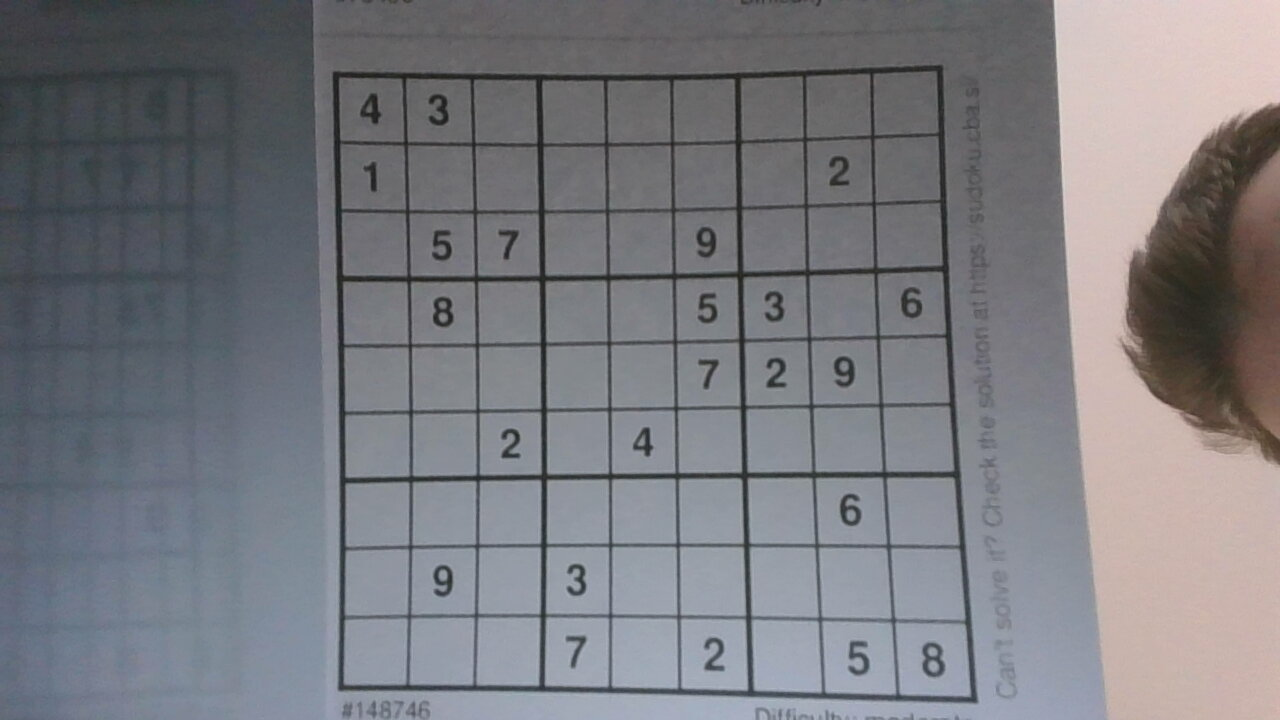
#> input picture app/images/sudoku.jpg, 1280 x 720 px, given in place of the camera
$ python app.py
#> lines starting #> are read from the running program, lines starting #| are printed output that depends on the picture; after the words box and inside, x2 and y2 are one past the last pixel; in counts of white or black regions, pixels touching at a corner belong together
import cv2
import numpy as np
import requests
import json
import sys

from sudoku import Sudoku

def preprocessing(img):
    img = cv2.resize(img, (32, 32))
    img = cv2.cvtColor(img, cv2.COLOR_BGR2GRAY)
    img = cv2.equalizeHist(img)
    img = img / 255
    return img


def predict_digit(img):
    img = preprocessing(img)
    bytes_img = cv2.imencode(".png", img)[1].tobytes()
    response = requests.post("https://sudoku-recognizer.herokuapp.com/predict", data=bytes_img)
    prediction = json.loads(response.content)

    return prediction["digit_predicted"]


# [6 lines left out: function make_image_rectangle, not called in this run]


def process_image(img):
    blur_img = cv2.GaussianBlur(img, (5, 5), 1)
    gray_img = cv2.cvtColor(blur_img, cv2.COLOR_BGR2GRAY)
    canny_img = cv2.Canny(gray_img, 90, 20)

    return cv2.dilate(canny_img, np.ones((5, 5)), iterations=1)


def get_corner_points(dilate_img):
    max_area = 0
    sudoku_points = []

    contours, hierarchy = cv2.findContours(
        dilate_img, cv2.RETR_LIST, cv2.CHAIN_APPROX_SIMPLE)

    for contour in contours:
        area = cv2.contourArea(contour)
        points = cv2.approxPolyDP(contour, 50, 10, True)

        if area > max_area and len(points) == 4:
            sudoku_points = points
            max_area = area

    return sudoku_points


def sort_corner_points(points):
    if len(points) != 4:
        raise ValueError

    x_average = (points[0][0][0] + points[1][0][0] +
                 points[2][0][0] + points[3][0][0]) / 4
    y_average = (points[0][0][1] + points[1][0][1] +
                 points[2][0][1] + points[3][0][1]) / 4

    se = nw = ne = sw = None

    for point in points:
        point = point[0]
        if point[0] > x_average and point[1] > y_average:
            se = point
        elif point[0] < x_average and point[1] < y_average:
            nw = point
        elif point[0] > x_average and point[1] < y_average:
            ne = point
        elif point[0] < x_average and point[1] > y_average:
            sw = point

    return [nw, ne, sw, se]


def transform_perspective(img, points):
    before = np.float32(points)
    after = np.float32([[0, 0], [900, 0], [0, 900], [900, 900]])

    matrix = cv2.getPerspectiveTransform(before, after)
    return cv2.warpPerspective(img, matrix, (900, 900))


def separate_numbers_from_grid(transformed_img):
    blur_img = cv2.GaussianBlur(transformed_img, (3, 3), 1)
    gray_img = cv2.cvtColor(blur_img, cv2.COLOR_BGR2GRAY)
    canny_img = cv2.Canny(gray_img, 90, 20)
    dilate_img = cv2.dilate(canny_img, np.ones((6, 6)))
    processed_img = cv2.morphologyEx(
        dilate_img, cv2.MORPH_CLOSE, np.ones((6, 6)))

    horizontal_structure = cv2.getStructuringElement(cv2.MORPH_RECT, (1, 100))
    vertical_structure = cv2.getStructuringElement(cv2.MORPH_RECT, (100, 1))
    horizontal_img = cv2.morphologyEx(
        processed_img, cv2.MORPH_OPEN, horizontal_structure)
    vertical_img = cv2.morphologyEx(
        processed_img, cv2.MORPH_OPEN, vertical_structure)

    grid_img = cv2.dilate(horizontal_img + vertical_img, np.ones((15, 15)))

    return processed_img - grid_img


def get_numbers_contours(isolated_numbers_img):
    _, im_bw = cv2.threshold(isolated_numbers_img, 128, 255, 0)
    contours, _ = cv2.findContours(
        im_bw, cv2.RETR_EXTERNAL, cv2.CHAIN_APPROX_NONE)

    return contours


def predict_numbers(transformed_img, contours):
    sudoku_board = [[None] * 9 for _ in range(9)]
    height, width, _ = transformed_img.shape
    field_width = int(width / 9)
    field_height = int(height / 9)

    for contour in contours:
        x, y, w, h = cv2.boundingRect(contour)
        digit_img = transformed_img[y:y + h, x:x + w]
        predicted_digit = predict_digit(digit_img)

        if predicted_digit is not None:
            y_index = int(np.floor(y / field_height))
            x_index = int(np.floor(x / field_width))
            sudoku_board[y_index][x_index] = predicted_digit

    return sudoku_board


# [17 lines left out: function user_view, not called in this run]


def read_image(img):
    processed_img = process_image(img)
    corner_points = get_corner_points(processed_img)

    try:
        corner_points = sort_corner_points(corner_points)
        transformed_img = transform_perspective(img, corner_points)
    except (ValueError, cv2.error):
        return [[None] * 9 for _ in range(9)]

    isolated_numbers_img = separate_numbers_from_grid(transformed_img)
    contours = get_numbers_contours(isolated_numbers_img)
    sudoku_board = predict_numbers(transformed_img, contours)
    user_img = user_view(sudoku_board, transformed_img, contours)

    return user_img, sudoku_board


# [41 lines left out: functions show_board_with_sudoku_image, get_sudoku_grid, get_solved_sudoku, get_hint, start_game, not called in this run]


def read_camera():
    cap = cv2.VideoCapture(0)

    while True:
        success, img = cap.read()
#> img is the input picture: shape (720, 1280, 3); mean B, G, R 127.1, 122, 121.5
        cv2.imshow('result', img)

        if cv2.waitKey(1) == ord('q'):
#> (key q is pressed here)
            break

    success, img = cap.read()
    cap.release()

    cv2.imshow('last_frame', img)
    #img = cv2.imread("./images/sudoku.jpg")  # TODO: change to img from webcam
    user_img, sudoku_board = read_image(img)
#> in process_image, `canny_img = cv2.Canny(gray_img, 90, 20)`:
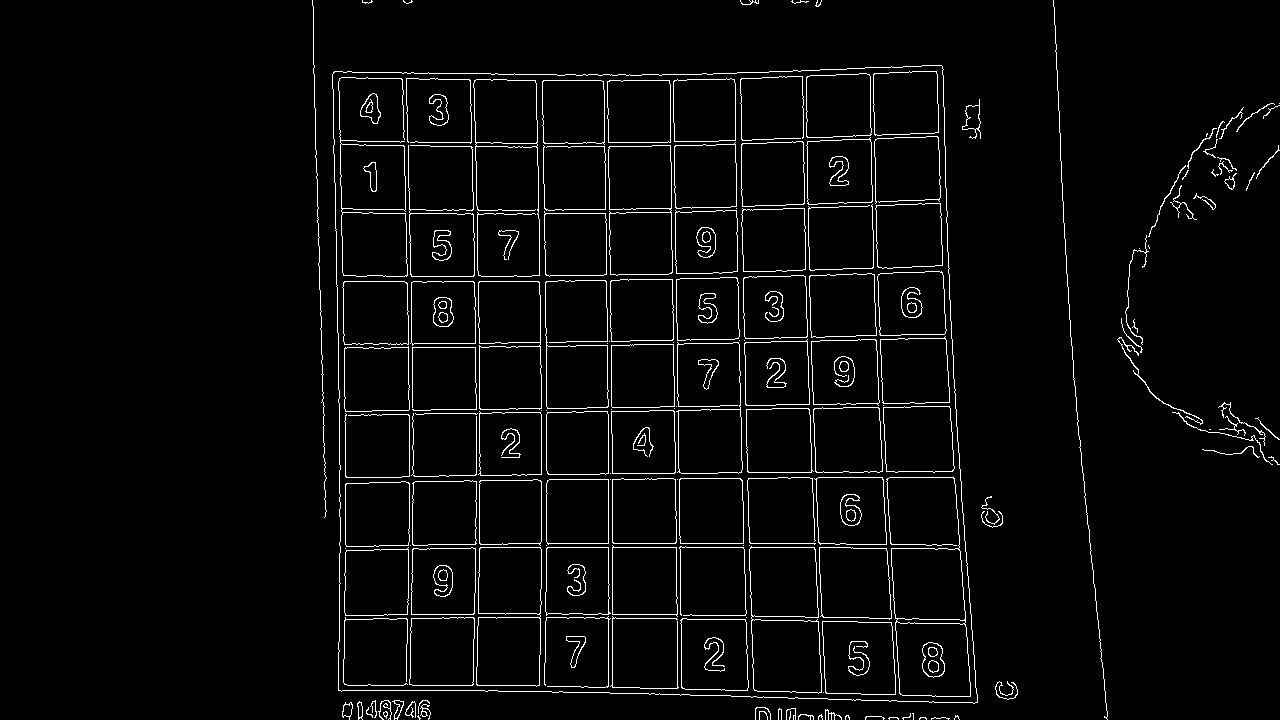
#> canny_img: shape (720, 1280); 3.3% white in thin lines or dots, all inside (x1, y1, x2, y2) = (312, 0, 1280, 720)
#> in process_image, `return cv2.dilate(canny_img, np.ones((5, 5)), iterations=1)`: returned value: shape (720, 1280); 15.9% white; 42 white regions
#> in get_corner_points, `contours, hierarchy = cv2.findContours( dilate_img, cv2.RETR_LIST, cv2..`: contours = 359 contours, 164 with area under 20; largest, box (x1, y1, x2, y2) and area: (330, 63, 980, 706) 390749, (1115, 101, 1280, 467) 7421, (897, 625, 969, 695) 4534, (824, 623, 894, 693) 4462, (893, 550, 964, 618) 4341
#> the loop in get_corner_points, `for contour in contours:` made 359 passes
#> (area, sudoku_points, max_area) on passes 308, 352: (7421, [[1268, 101], [1115, 341], [1279, 466], [1128, 320]], 7421), (390749, [[943, 63], [331, 70], [336, 692], [979, 704]], 390749)
#> (area, points) on passes 1, 2, 3, 4, 6, 7: (177.5, [[961, 717]]), (245, [[915, 711], [863, 719]]), (22, [[346, 707]]), (649.5, [[776, 707], [851, 719]]), (239.5, [[753, 706]]), (1690, [[340, 709], [432, 716]])
#> after the loop in get_corner_points, `for contour in contours:`: max_area = 390749
#> in read_image, `corner_points = get_corner_points(processed_img)`: corner_points = [[943, 63], [331, 70], [336, 692], [979, 704]]
#> in sort_corner_points, `x_average = (points[0][0][0] + points[1][0][0] + points[2][0][0] + poi..`: x_average = 647.2
#> in sort_corner_points, `y_average = (points[0][0][1] + points[1][0][1] + points[2][0][1] + poi..`: y_average = 382.2
#> the loop in sort_corner_points, `for point in points:` made 4 passes
#> in read_image, `corner_points = sort_corner_points(corner_points)`: corner_points = [[331, 70], [943, 63], [336, 692], [979, 704]]
#> in transform_perspective, `matrix = cv2.getPerspectiveTransform(before, after)`: matrix = [[1.55, -0.0124, -511.4], [0.0177, 1.55, -114.5], [5.04e-05, 7.99e-05, 1]]
#> in transform_perspective, `return cv2.warpPerspective(img, matrix, (900, 900))`:
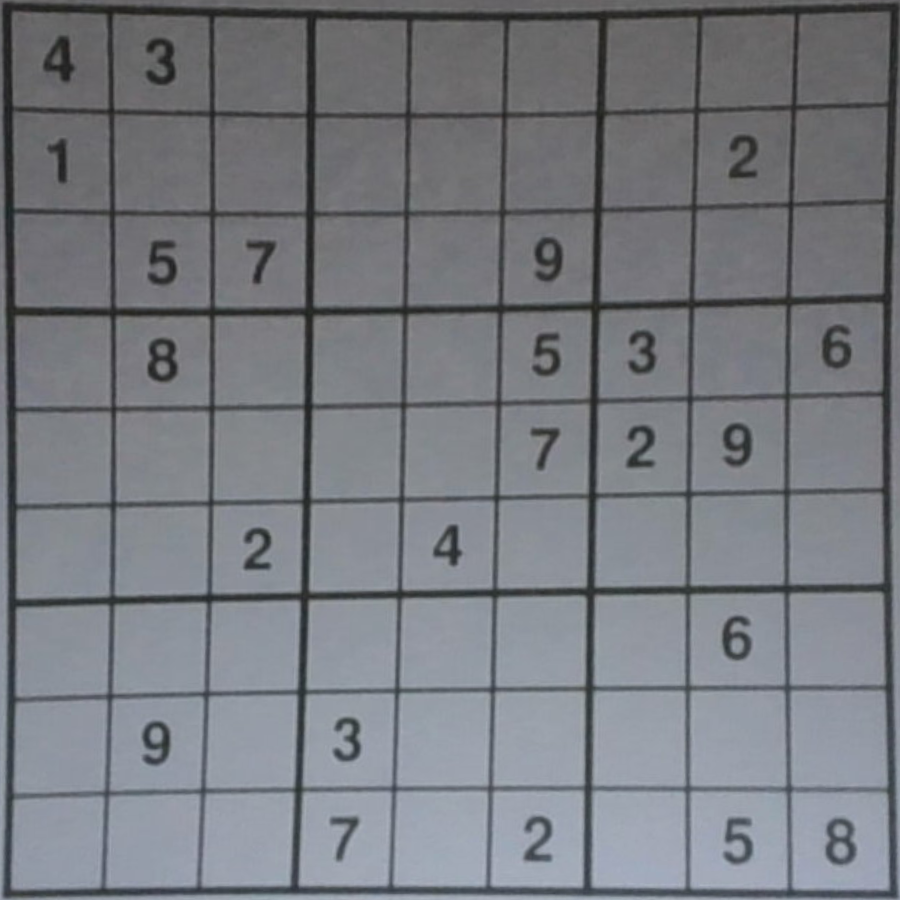
#> returned value: shape (900, 900, 3); mean of channels 0, 1, 2 128.9, 122.9, 119.9; drawn as B, G, R
#> in separate_numbers_from_grid, `canny_img = cv2.Canny(gray_img, 90, 20)`: canny_img: shape (900, 900); 4.7% white in thin lines or dots
#> in separate_numbers_from_grid, `dilate_img = cv2.dilate(canny_img, np.ones((6, 6)))`:
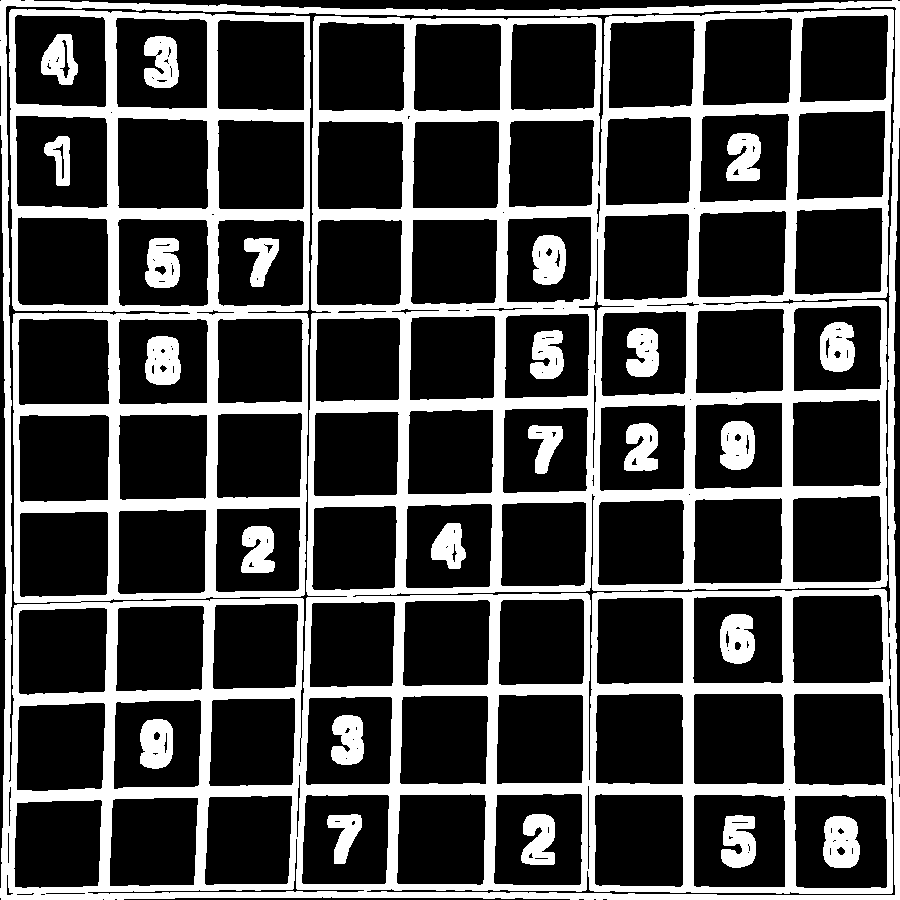
#> dilate_img: shape (900, 900); 27.7% white; 24 white regions, largest, box (x1, y1, x2, y2) and area: (0, 0, 900, 900) 195302, (823, 816, 860, 868) 1573, (145, 336, 181, 385) 1460
#> in separate_numbers_from_grid, `processed_img = cv2.morphologyEx( dilate_img, cv2.MORPH_CLOSE, np.ones..`: processed_img: shape (900, 900); 29.6% white; 24 white regions, largest, box (x1, y1, x2, y2) and area: (0, 0, 900, 900) 208538, (824, 817, 861, 869) 1667, (722, 816, 757, 869) 1589
#> in separate_numbers_from_grid, `horizontal_img = cv2.morphologyEx( processed_img, cv2.MORPH_OPEN, hori..`: horizontal_img: shape (900, 900); 13.5% white; 10 white regions, largest, box (x1, y1, x2, y2) and area: (0, 0, 21, 900) 13855, (881, 0, 900, 900) 12607, (291, 9, 320, 900) 12541
#> in separate_numbers_from_grid, `vertical_img = cv2.morphologyEx( processed_img, cv2.MORPH_OPEN, vertic..`: vertical_img: shape (900, 900); 13.7% white; 10 white regions, largest, box (x1, y1, x2, y2) and area: (0, 0, 900, 25) 13765, (5, 295, 898, 321) 12222, (7, 583, 898, 609) 12146
#> in separate_numbers_from_grid, `grid_img = cv2.dilate(horizontal_img + vertical_img, np.ones((15, 15)))`:
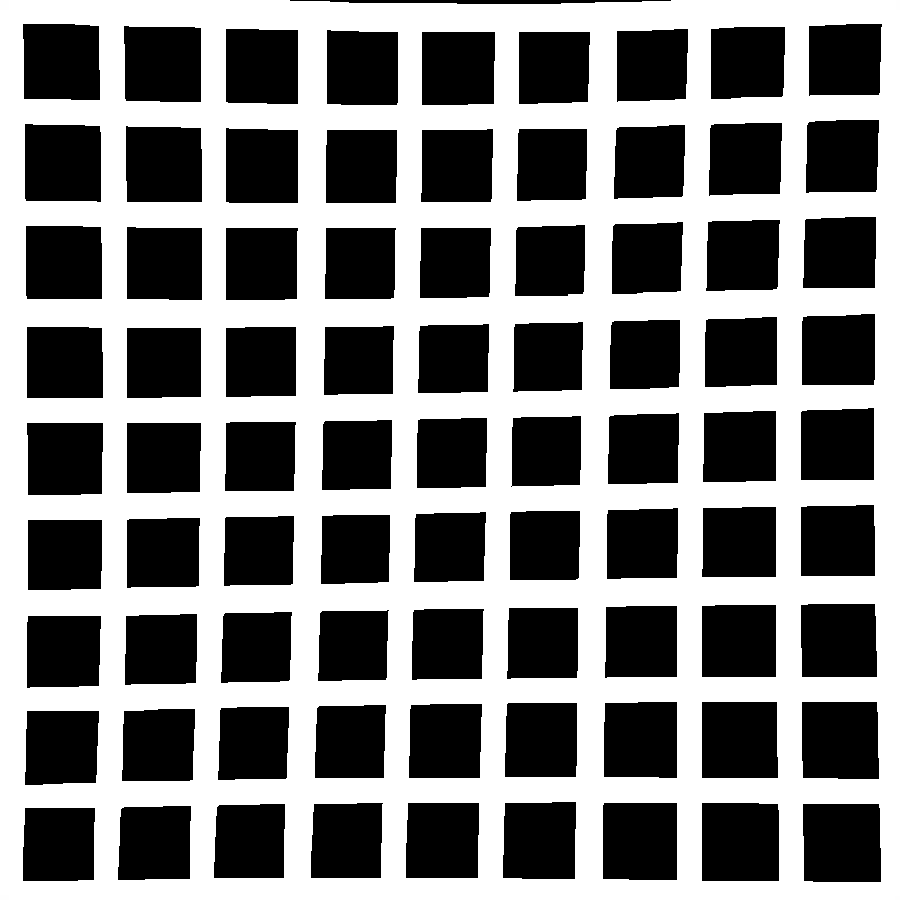
#> grid_img: shape (900, 900); min 0, max 255, mean 124.5
#> in separate_numbers_from_grid, `return processed_img - grid_img`:
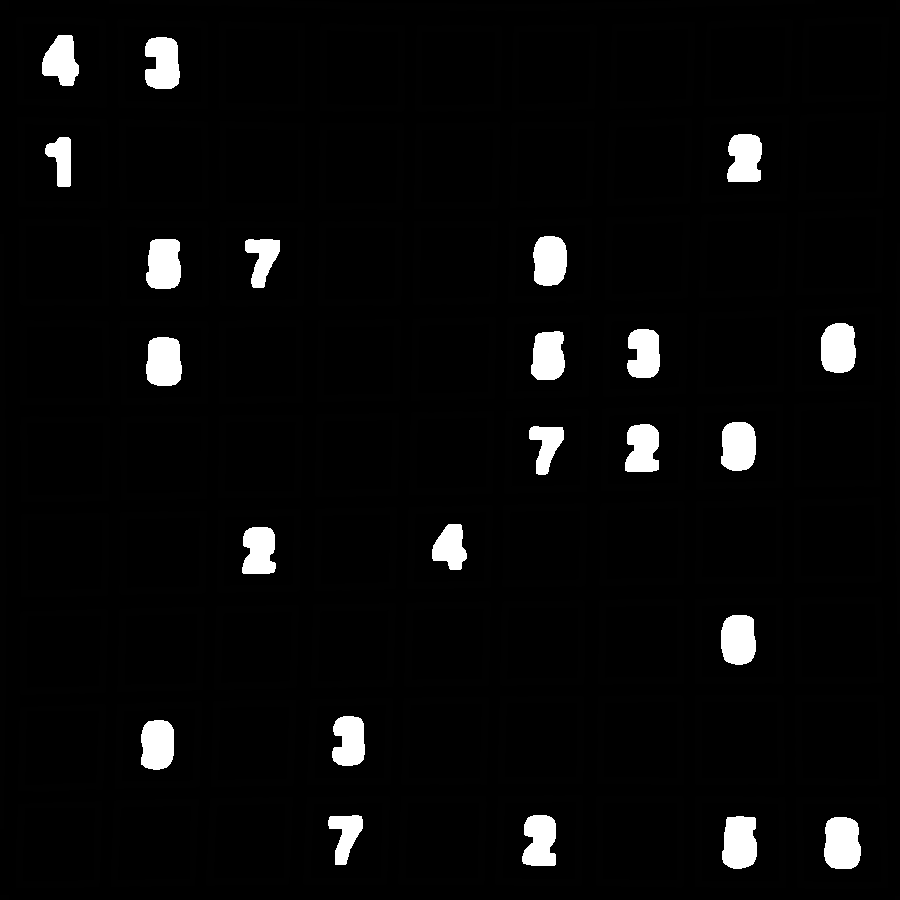
#> returned value: shape (900, 900); min 0, max 255, mean 10.1
#> in get_numbers_contours, `_, im_bw = cv2.threshold(isolated_numbers_img, 128, 255, 0)`: im_bw: shape (900, 900); 3.9% white; 23 white regions
#> in get_numbers_contours, `contours, _ = cv2.findContours( im_bw, cv2.RETR_EXTERNAL, cv2.CHAIN_AP..`: contours = 23 contours; largest, box (x1, y1, x2, y2) and area: (824, 817, 861, 869) 1594, (722, 816, 757, 869) 1514, (146, 337, 182, 386) 1468, (146, 239, 181, 289) 1457, (821, 323, 856, 373) 1452
#> the loop in predict_numbers, `for contour in contours:` made 1 pass
#> (x, y, w, h) on pass 1: (824, 817, 37, 52)
#> pass 1, in preprocessing, `img = cv2.equalizeHist(img)`:
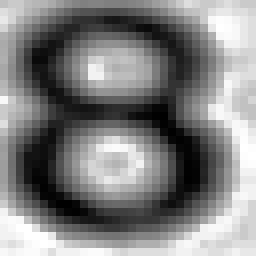
#> img: shape (32, 32) (shown 8 times larger); min 0, max 255, mean 129.2
#> after the loop in predict_numbers, `for contour in contours:`: sudoku_board = 9 items
    start_game(sudoku_board, user_img)

    cv2.waitKey(0)
    cv2.destroyAllWindows()


if __name__ == '__main__':
    read_camera()
#> (the call stopped at in predict_digit, `response = requests.post("https://sudoku-recognizer.herokuapp.com/pred..`: requests is not available in this run)
